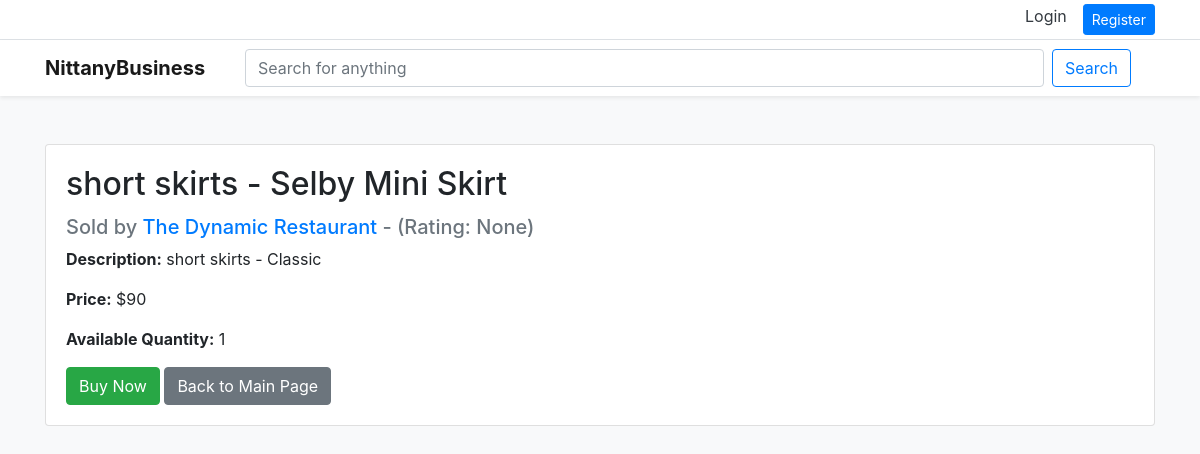
Page /listing/10 on the committed database.
### tables this page shows
CREATE TABLE product_listings (
            Seller_Email TEXT NOT NULL,
            Listing_ID TEXT PRIMARY KEY,
            Category TEXT NOT NULL,
            Product_Title TEXT NOT NULL,
            Product_Name TEXT NOT NULL,
            Product_Description TEXT NOT NULL,
            Quantity INTEGER NOT NULL,
            Product_Price REAL NOT NULL,
            Status TEXT NOT NULL
        );

CREATE TABLE sellers (
            email TEXT PRIMARY KEY,
            business_name TEXT NOT NULL,
            Business_Address_ID TEXT NOT NULL,
            bank_routing_number TEXT NOT NULL,
            bank_account_number TEXT NOT NULL,
            balance REAL NOT NULL
        );

### app.py (the view)
@app.route('/listing/<int:listing_id>', methods=['GET'])
def listing_detail(listing_id):
    connection = sqlite3.connect(db_path)
    cursor = connection.cursor()
    cursor.execute('''
        SELECT pl.Product_Title, pl.Product_Name, pl.Product_Description, pl.Product_Price, pl.Quantity, s.business_name, s.email
        FROM product_listings pl
        JOIN sellers s ON pl.Seller_Email = s.email
        WHERE pl.Listing_ID = ?
    ''', (listing_id,))
    result = cursor.fetchone()
    connection.close()
    if result:
        product = {
            'title': result[0],
            'name': result[1],
            'description': result[2],
            'price': result[3],
            'quantity': result[4],
            'seller_name': result[5],
            'seller_email': result[6],
            'listing_id': listing_id
        }
        seller_rating = get_seller_rating(result[6])
        return render_template('listing.html', product=product, seller_rating=seller_rating)
    else:
        return "Product not found", 404

### app.py (called while the page is built)
def get_seller_rating(seller_email):
    connection = sqlite3.connect(db_path)
    cursor = connection.cursor()
    cursor.execute('''
        SELECT AVG(Rate)
        FROM reviews
        JOIN orders ON reviews.Order_ID = orders.Order_ID
        WHERE orders.Seller_Email = ?
    ''', (seller_email,))
    result = cursor.fetchone()
    connection.close()
    if result and result[0]:
        return round(result[0], 2)
    else:
        return None

### templates/listing.html (shortened to what this page needs)
<!DOCTYPE html>
<html lang="en">
<head>
    <link rel="stylesheet" href="https://stackpath.bootstrapcdn.com/bootstrap/4.4.1/css/bootstrap.min.css">
</head>
<body class="bg-light">
    <div class="top‑utility bg-white border-bottom">
        <div class="container d-flex justify-content-end py-1">
           {% if session.user %}
                <a href="{{ url_for('profile') }}" class="mr-3 text-dark">Profile</a>
                <a href="{{ url_for('logout') }}" class="text-danger mr-3">Logout</a>
            {% else %}
                <a href="{{ url_for('login_form') }}" class="mr-3 text-dark">Login</a>
                <a href="{{ url_for('register_form') }}" class="btn btn-primary btn-sm btn-register">Register</a>
            {% endif %}
        </div>
    </div>
    <nav class="navbar navbar-expand-lg navbar-light bg-white shadow-sm">
        <div class="container">
            <a class="navbar-brand font-weight-bold" href="{{ url_for('mainpage') }}">NittanyBusiness</a>
            <form class="form-inline mx-lg-4 flex-grow-1" action="{{ url_for('search') }}" method="GET">
                <input class="form-control flex-grow-1 w-75" type="search" placeholder="Search for anything" name="q">
                <button class="btn btn-outline-primary ml-2" type="submit">Search</button>
            </form>
        </div>
    </nav>
    <div class="container mt-5">
        <div class="card">
            <div class="card-body">
                <h2 class="card-title">{{ product.title }} - {{ product.name }}</h2>
                <h5 class="text-muted">
                    Sold by
                    <a href="{{ url_for('seller_detail', seller_name=product.seller_name) }}" class="text-primary">
                        {{ product.seller_name }}
                    </a>
                    - (Rating: {{ seller_rating }})
                </h5>
                <p> <strong>Description:</strong> {{ product.description }}</p>
                <p><strong>Price:</strong> {{ product.price }}</p>
                <p><strong>Available Quantity:</strong> {{ product.quantity }}</p>
                <a href="{{ url_for('order_review', listing_id=product['listing_id']) }}" class="btn btn-success">Buy Now</a>
                <a href="{{ url_for('mainpage') }}" class="btn btn-secondary">Back to Main Page</a>
            </div>
        </div>
    </div>
</body>
</html>

### rows in the picture
product_listings: title "short skirts", name "Selby Mini Skirt", description "short skirts - Classic", price "$90", quantity "1"
sellers: seller_name "The Dynamic Restaurant"

### other values in the picture
{{ seller_rating }} "None"
